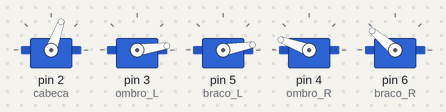
Bench run of a sketch on a simulated Arduino Uno, built with avr-gcc and run on an emulated ATmega328P. On the bench: 5 × servo.

Above: at 1.37 s.
At 5.9 s:
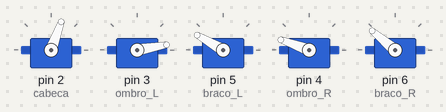
At 10.48 s:
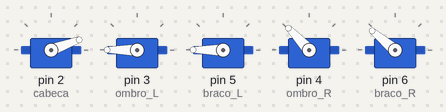
At 20.78 s:
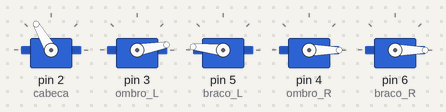
At 30.27 s:
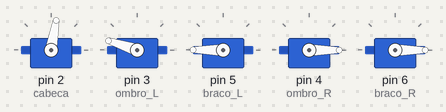
At 39.41 s:
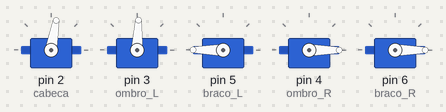
Timing chart, 0 to 40.0 s (numbered marks = the images above):
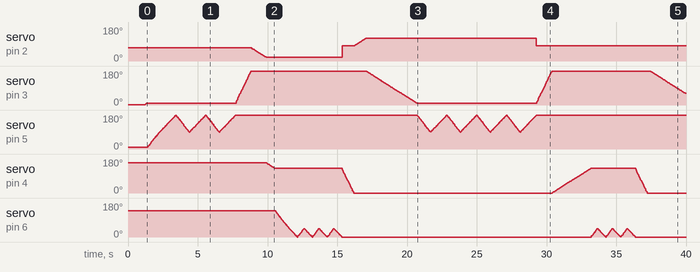

The sketch:

boneca_1_tchau.ino
```cpp
/**
 * Programa: boneca1_tchau.ino
 * Descrição: Movimentação da boneca 2 (Romeira do canto).
 * Autor(es): Professores: Alexsandro Ferreira e Francisco de Assis.
 *            Alunas Wytala, Maria Clara Pereira e Maria Clara Bezerra.
 * Competição: Robocup jr
 * Modalidade: On stage
 * Data: 03/006/2019
 */

// Inclusão de biblioteca.
#include <VarSpeedServo.h> // Biblioteca dos servos.

//Definição da velocidade de comunicação
#define BAUND_RATE 9600

// Criação dos objetos da biblioteca VarSpeedServo
VarSpeedServo cabeca, ombro_L, ombro_R, braco_L, braco_R;

// Criação das variaveis que irá armazenar as posições dos servos
int pos_cabeca;
int pos_ombro_L; // L = Left = Esquerdo
int pos_ombro_R; // R = Right = Direito
int pos_mao_L;
int pos_mao_R;

// Função de configuração.
void setup()
{
  Serial.begin(BAUND_RATE);

  // Define PIN Servos no Arduino.
  cabeca.attach(2);
  ombro_L.attach(3);
  braco_L.attach(5);
  ombro_R.attach(4);
  braco_R.attach(6);

  // Define posição inicial dos servos.
  cabeca.write(70);   // cabeça reta para frente.
  ombro_L.write(1); // braço esquerdo para baixo.
  braco_L.write(10);
  ombro_R.write(160);   // braço direito para baixo.
  braco_R.write(140);

  delay(1000);
}

// Função principal.
void loop()
{
  delay(200); // Aguarda 200 mili segundos
  bye_bye_LS();
  bye_bye_LS();
  bye_bye_LS();
  baixar_ombro_L();
  bye_bye_R();
  bye_bye_R();
  bye_bye_R();
  bye_bye_R();
  cabeca.write(80); //Retorno da cabeça a possição central
  baixar_ombro_R();
  bye_bye_L();
  bye_bye_L();
  bye_bye_L();
  bye_bye_L();
  cabeca.write(80); //Retorno da cabeça a possição central
  baixar_ombro_L();
  bye_bye_RS();
  bye_bye_RS();
  bye_bye_RS();
  cabeca.write(80);
  baixar_ombro_R();
}

/**
 * Função de movimentação da cabeça.
 */
void move_cabeca()
{

  for (pos_cabeca = 80; pos_cabeca < 160; pos_cabeca++)
  {
    cabeca.write(pos_cabeca);
    delay(15);
  }

  delay(1000);

  for (pos_cabeca = 160; pos_cabeca >= 80; pos_cabeca--)
  {
    cabeca.write(pos_cabeca);
    delay(15);
  }

  delay(1000);
}

/**
 * Função para levantar os braços esquerdo e direito.
 */
void levanta_bracos_L_R()
{
  levantar_ombro_L();
  levantar_ombro_R();
}

/**
 * Função para abaixar os o braços esquerdo e direito.
 */
void baixa_bracos_L_R()
{
  baixar_ombro_L();
  baixar_ombro_R();
}

void levantar_ombro_L()
{
  // grau | velocidade do moveimento, True ou False (esperar o movimento terminar para fazer o outro)
  ombro_L.write(0, 100, true);
}

void levantar_ombro_R()
{
  ombro_R.write(180, 100, true);
}

void baixar_ombro_L()
{
  ombro_L.write(180, 100, true);
}

void baixar_ombro_R()
{
  ombro_R.write(0, 100, true);
}

void bye_bye_L()
{
  cabeca.write(120, 30, true);
  ombro_L.write(10, 30, true);
  braco_L.write(90, 60, true);
  braco_L.write(180, 50, true);
}

void bye_bye_LS()
{
  ombro_L.write(10, 30, true);
  braco_L.write(90, 60, true);
  braco_L.write(180, 50, true);
}

void bye_bye_R()
{
  cabeca.write(20, 30, true);
  ombro_R.write(130, 30, true);
  braco_R.write(45, 60, true);
  braco_R.write(0, 50, true);
}

void bye_bye_RS()
{
  ombro_R.write(130, 30, true);
  braco_R.write(45, 60, true);
  braco_R.write(0, 50, true);
}

void move_cabeca1()
{

  for (pos_cabeca = 80; pos_cabeca > 20; pos_cabeca--)
  {
    cabeca.write(pos_cabeca);
    delay(15);
  }

  delay(1000);

  for (pos_cabeca = 20; pos_cabeca <= 80; pos_cabeca++)
  {
    cabeca.write(pos_cabeca);
    delay(15);
  }

  delay(1000);
}
```
